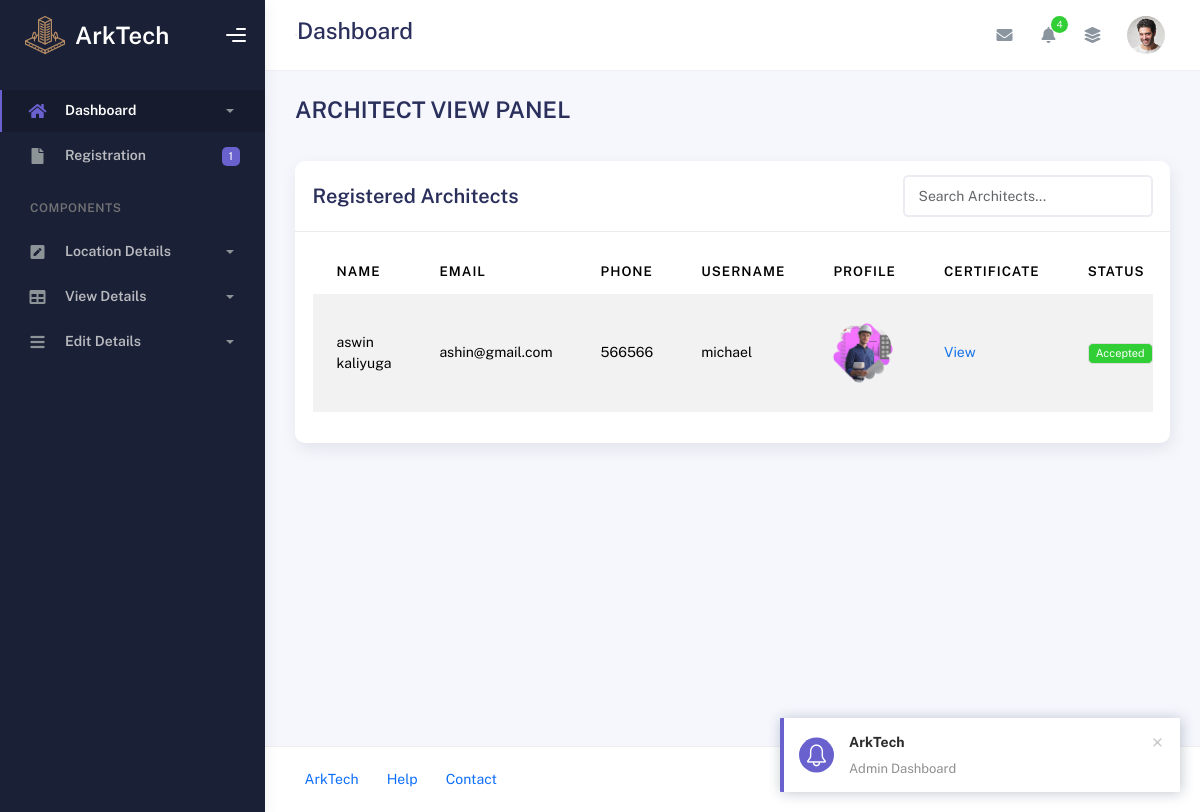
/Admin/architect_view.php, run on an earlier commit of the app's database.
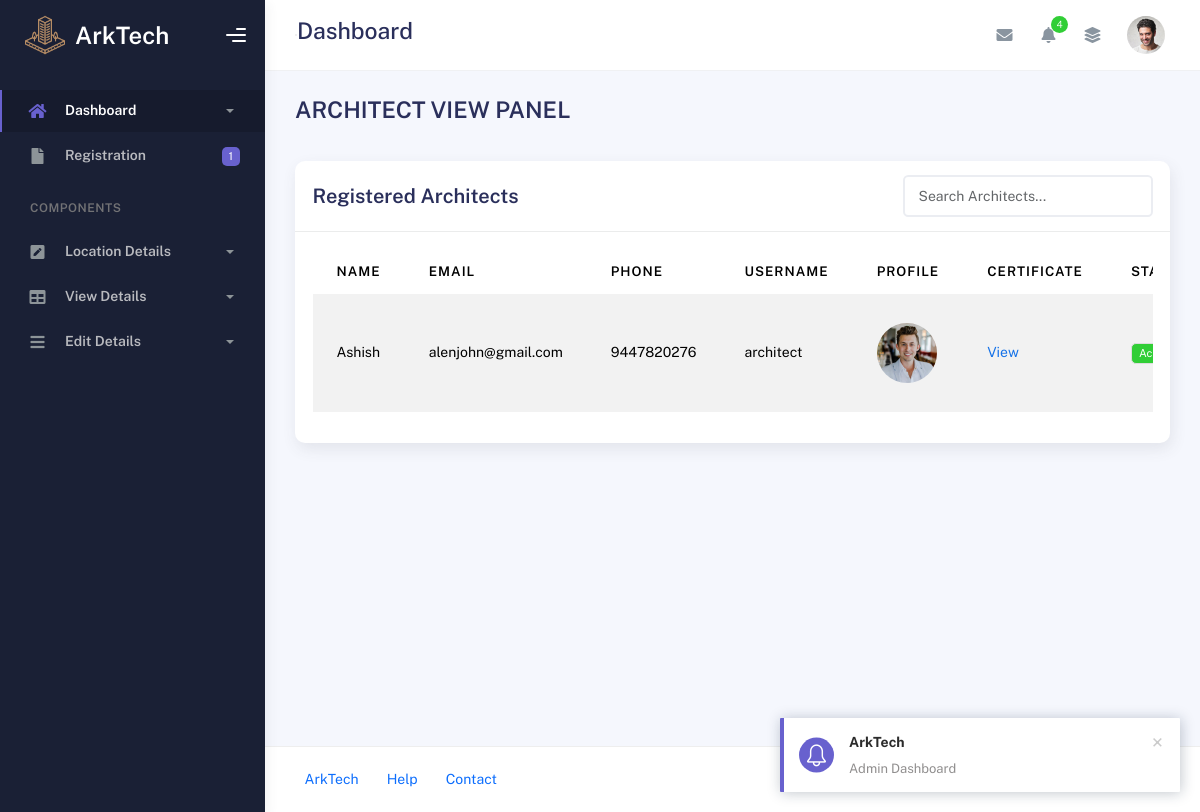
And on a later commit of the database.
### tables this page shows
CREATE TABLE IF NOT EXISTS `tbl_architects` (
  `architect_id` int NOT NULL AUTO_INCREMENT,
  `arch_name` varchar(50) NOT NULL,
  `profiles` varchar(500) NOT NULL,
  `email` varchar(50) NOT NULL,
  `phone` bigint NOT NULL,
  `username` varchar(20) NOT NULL,
  `passwords` varchar(50) NOT NULL,
  `certificate_of_licensce` varchar(200) NOT NULL,
  `location_id` int NOT NULL,
  `status` varchar(20) NOT NULL,
  PRIMARY KEY (`architect_id`)
);

### dboperation.php (called while the page is built, shortened)
<?php
class dboperation
{
    public $con,$res;
    function __construct()
    {
        $this->con=mysqli_connect("localhost","root","","arktech");
    }
    public function executequery($sql)
    {
        $this->res=mysqli_query($this->con,$sql);
        return $this->res;
    }
}
?>

### Admin/architect_view.php (the view, shortened to what this page needs)
<?php
include("header.php");
include("../dboperation.php");
$obj = new dboperation();
$sql = "SELECT * FROM tbl_architects";
$res = $obj->executequery($sql);
?>
<div class="container">
  <div class="page-inner">
    <div class="page-header">
      <h3 class="fw-bold mb-3">ARCHITECT VIEW PANEL</h3>
    </div>
    <div class="row">
      <div class="col-md-12">
        <div class="card">
          <div class="card-header d-flex justify-content-between align-items-center">
            <h4 class="card-title m-0">Registered Architects</h4>
            <input type="text" id="architectSearch" class="form-control" style="width: 250px;" placeholder="Search Architects...">
          </div>
          <div class="card-body">
            <div class="table-responsive">
              <table id="architect-table" class="display table table-striped table-hover">
                <thead>
                  <tr>
                    <th>Name</th>
                    <th>Email</th>
                    <th>Phone</th>
                    <th>Username</th>
                    <th>Profile</th>
                    <th>Certificate</th>
                    <th>Status</th>
                  </tr>
                </thead>
                <tbody>
                  <?php while ($row = mysqli_fetch_array($res)) { ?>
                    <tr>
                      <td><?=($row["arch_name"]) ?></td>
                      <td><?=($row["email"]) ?></td>
                      <td><?=($row["phone"]) ?></td>
                      <td><?=($row["username"]) ?></td>
                      <td>
                        <?php if (!empty($row["profiles"])): ?>
                          <img src="../uploads/<?= $row["profiles"] ?>" alt="Profile Pic" width="60" height="60" style="object-fit:cover;border-radius:50%;">
                        <?php else: ?>
                          N/A
                        <?php endif; ?>
                      </td>
                      <td>
                        <?php if (!empty($row["certificate_of_licensce"])): ?>
                          <a href="#" onclick="openPopup('../uploads/<?= $row['certificate_of_licensce'] ?>'); return false;">View</a>
                        <?php else: ?>
                          N/A
                        <?php endif; ?>
                      </td>
                      <td>
                        <?php
                          $status = $row["status"];
                          if ($status == 'Accepted') {
                            echo '<span class="badge bg-success">Accepted</span>';
                          } elseif ($status == 'Rejected') {
                            echo '<span class="badge bg-danger">Rejected</span>';
                          } else {
                            echo '<span class="badge bg-warning text-dark">Pending</span>';
                          }
                        ?>
                      </td>
                    </tr>
                  <?php } ?>
                </tbody>
              </table>
            </div>
          </div>
        </div>
      </div>
    </div>
  </div>
</div>
<?php include("footer.php"); ?>

### Admin/header.php (shortened to what this page needs)
<!DOCTYPE html>
<html lang="en">
  <head>
    <link rel="stylesheet" href="assets/css/bootstrap.min.css" />
    <link rel="stylesheet" href="assets/css/plugins.min.css" />
    <link rel="stylesheet" href="assets/css/kaiadmin.min.css" />
     <link href="https://cdn.jsdelivr.net/npm/bootstrap-icons@1.10.5/font/bootstrap-icons.css" rel="stylesheet">
  </head>
  <body>
    <div class="wrapper">
      <div class="sidebar" data-background-color="dark">
        <div class="sidebar-logo">
          <div class="logo-header" data-background-color="dark">
        <a href="index.php" class="logo d-flex align-items-center" style="text-decoration: none;">
        <img
            src="img/icon-1.png"
            alt="navbar brand"
            class="navbar-brand"
            height="40"
          />
        <span style="color: white; font-size: 24px; font-weight: 600; margin-left: 10px;">ArkTech</span>
        </a>
            <div class="nav-toggle">
              <button class="btn btn-toggle toggle-sidebar">
                <i class="gg-menu-right"></i>
              </button>
            </div>
          </div>
        </div>
        <div class="sidebar-wrapper scrollbar scrollbar-inner">
          <div class="sidebar-content">
            <ul class="nav nav-secondary">
              <li class="nav-item active">
                <a
                  data-bs-toggle="collapse"
                  href="#dashboard"
                  class="collapsed"
                  aria-expanded="false"
                >
                  <i class="fas fa-home"></i>
                  <p>Dashboard</p>
                  <span class="caret"></span>
                </a>
              </li>
              <li class="nav-item">
                <a href="architect_view.php">
                  <i class="fas fa-file"></i>
                  <p>Registration</p>
                  <span class="badge badge-secondary">1</span>
                </a>
              </li>
              <li class="nav-section">
                <h4 class="text-section">Components</h4>
              </li>
              <li class="nav-item">
                <a data-bs-toggle="collapse" href="#forms">
                  <i class="fas fa-pen-square"></i>
                  <p>Location Details</p>
                  <span class="caret"></span>
                </a>
              </li>
            <li class="nav-item">
                <a data-bs-toggle="collapse" href="#tables">
                  <i class="fas fa-table"></i>
                  <p>View Details</p>
                  <span class="caret"></span>
                </a>
              </li>
              <li class="nav-item">
                <a data-bs-toggle="collapse" href="#submenu">
                  <i class="fas fa-bars"></i>
                  <p>Edit Details</p>
                  <span class="caret"></span>
                </a>
              </li>
            </ul>
          </div>
        </div>
      </div>
      <div class="main-panel">
        <div class="main-header">
          <nav
            class="navbar navbar-header navbar-header-transparent navbar-expand-lg border-bottom"
          >
            <div class="container-fluid">
              <nav
                class="navbar navbar-header-left navbar-expand-lg navbar-form nav-search p-0 d-none d-lg-flex"
              >
                <div class="input-group">
              </nav>
              <h3>Dashboard</h3>
              <ul class="navbar-nav topbar-nav ms-md-auto align-items-center">
                <li class="nav-item topbar-icon dropdown hidden-caret">
                  <a
                    class="nav-link dropdown-toggle"
                    href="#"
                    id="messageDropdown"
                    role="button"
                    data-bs-toggle="dropdown"
                    aria-haspopup="true"
                    aria-expanded="false"
                  >
                    <i class="fa fa-envelope"></i>
                  </a>
                </li>
                <li class="nav-item topbar-icon dropdown hidden-caret">
                  <a
                    class="nav-link dropdown-toggle"
                    href="#"
                    id="notifDropdown"
                    role="button"
                    data-bs-toggle="dropdown"
                    aria-haspopup="true"
                    aria-expanded="false"
                  >
                    <i class="fa fa-bell"></i>
                    <span class="notification">4</span>
                  </a>
                </li>
                <li class="nav-item topbar-icon dropdown hidden-caret">
                  <a
                    class="nav-link"
                    data-bs-toggle="dropdown"
                    href="#"
                    aria-expanded="false"
                  >
                    <i class="fas fa-layer-group"></i>
                  </a>
                </li>
                <li class="nav-item topbar-user dropdown hidden-caret">
                  <a
                    class="dropdown-toggle profile-pic"
                    data-bs-toggle="dropdown"
                    href="#"
                    aria-expanded="false"
                  >
                    <div class="avatar-sm">
                      <img
                        src="assets/img/profile.jpg"
                        alt="..."
                        class="avatar-img rounded-circle"
                      />
                    </div>
                  </a>
                </li>
              </ul>
            </div>
          </nav>
        </div>

### Admin/footer.php (shortened to what this page needs)
<footer class="footer">
          <div class="container-fluid d-flex justify-content-between">
            <nav class="pull-left">
              <ul class="nav">
                <li class="nav-item">
                  <a class="nav-link" href="../Guest/index.php">
                    ArkTech
                  </a>
                </li>
                <li class="nav-item">
                  <a class="nav-link" href="#"> Help </a>
                </li>
                <li class="nav-item">
                  <a class="nav-link" href="../Guest/contact.php"> Contact </a>
                </li>
              </ul>
            </nav>
          </div>
        </footer>
      </div>
    </div>
  </body>
</html>

What changed in the data, as far as the page shows it:
removed tbl_architects: arch_name "aswin kaliyuga", email "ashin@gmail.com", phone "566566", username "michael", profiles (picture), status "Accepted"
added tbl_architects: arch_name "Ashish", email "alenjohn@gmail.com", phone "9447820276", username "architect", profiles (picture), status "Accepted"
